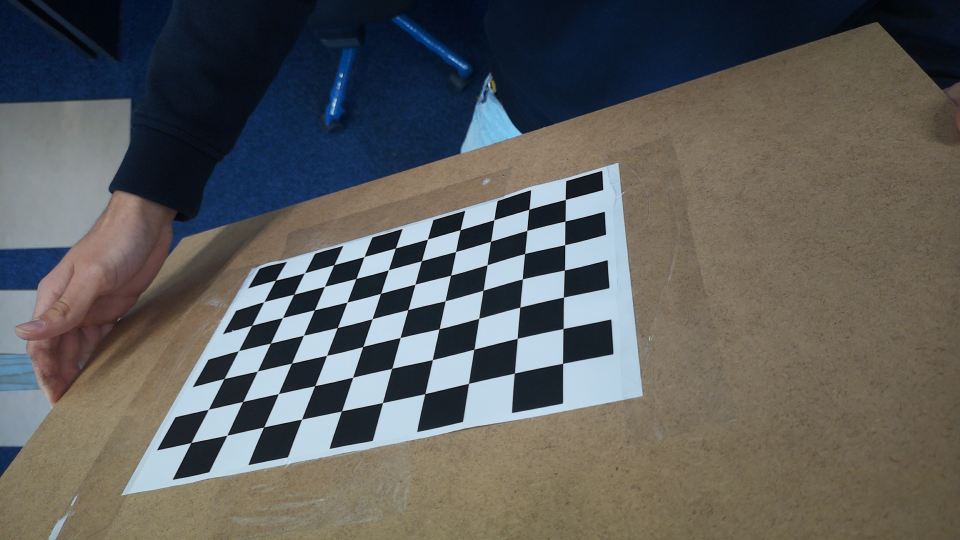
#> input picture camera_calibration/pictures/checkerboard_114.png, 1920 x 1080 px (shown at 1/2 size); its folder holds 4 pictures in this run
$ python calibrate.py
#> lines starting #> are read from the running program, lines starting #| are printed output that depends on the picture
import matplotlib
matplotlib.use('Agg')

import matplotlib.pyplot as plt
import matplotlib.image as mpimg
import numpy as np
import glob
import cv2
import pickle


def Calibrate():
    # Number of object points
    num_intersections_in_x = 10
    num_intersections_in_y = 7

    # Size of square in meters
    square_size = 0.025

    # Arrays to store 3D points and 2D image points
    obj_points = []
    img_points = []

    # Prepare expected object 3D object points (0,0,0), (1,0,0) ...
    object_points = np.zeros((7*10,3), np.float32)
    object_points[:,:2] = np.mgrid[0:10, 0:7].T.reshape(-1,2)
    object_points = object_points*square_size

    fnames = glob.glob('/home/matijasukovic/projects/WatchedOlives/camera_calibration/pictures/'+'*.'+'png')


    for fname in fnames:
        img = cv2.imread(fname)
#> img is the input picture: shape (1080, 1920, 3); mean B, G, R 92.3, 94.2, 93.9
        img_size = (img.shape[1], img.shape[0])
#> img_size = (1920, 1080)
        gray_scale = cv2.cvtColor(img, cv2.COLOR_BGR2GRAY)
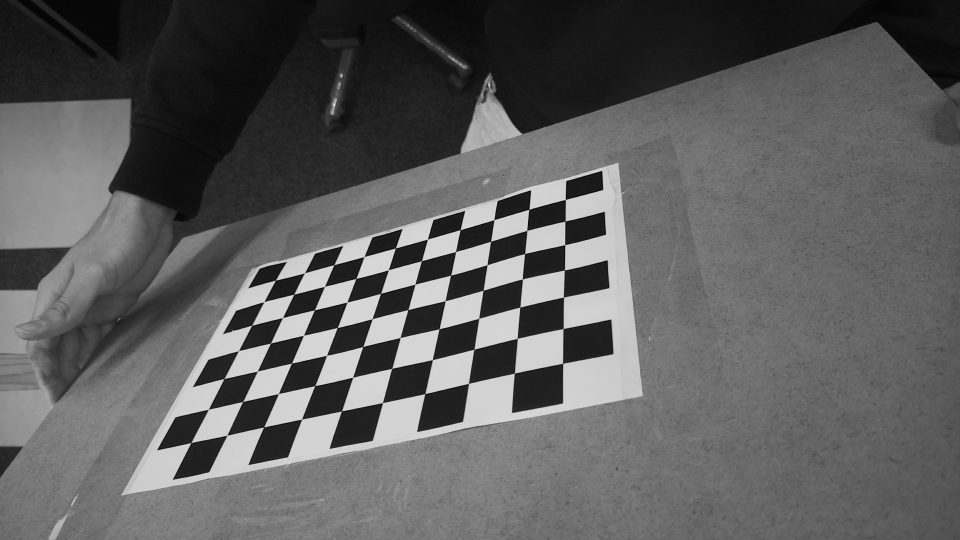
#> gray_scale: shape (1080, 1920) (shown at 1/2 size); min 0, max 231, mean 93.9

        # Find chess board corners
        ret, corners = cv2.findChessboardCorners(gray_scale, (num_intersections_in_x, num_intersections_in_y), None)
#> ret = True; corners = 70 rows, first 8: [551.5, 560.9], [609.7, 546.1], [668.4, 530], [728.5, 513.8], [791, 496.5], [855.2, 478.8], [920.6, 460], [988.3, 439.9]

        if ret:
            obj_points.append(object_points)
            img_points.append(corners)

            # Draw the corners
            drawn_img = cv2.drawChessboardCorners(img, (10,7), corners, ret)
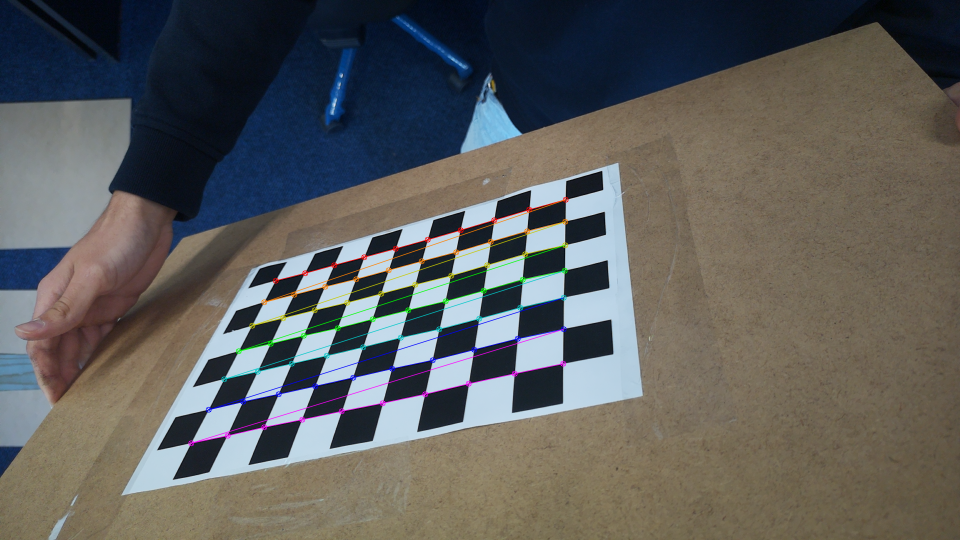
#> drawn_img: shape (1080, 1920, 3) (shown at 1/2 size); mean B, G, R 92.1, 94.1, 94.1
#> pass 2 of the loop in Calibrate, `for fname in fnames:`:
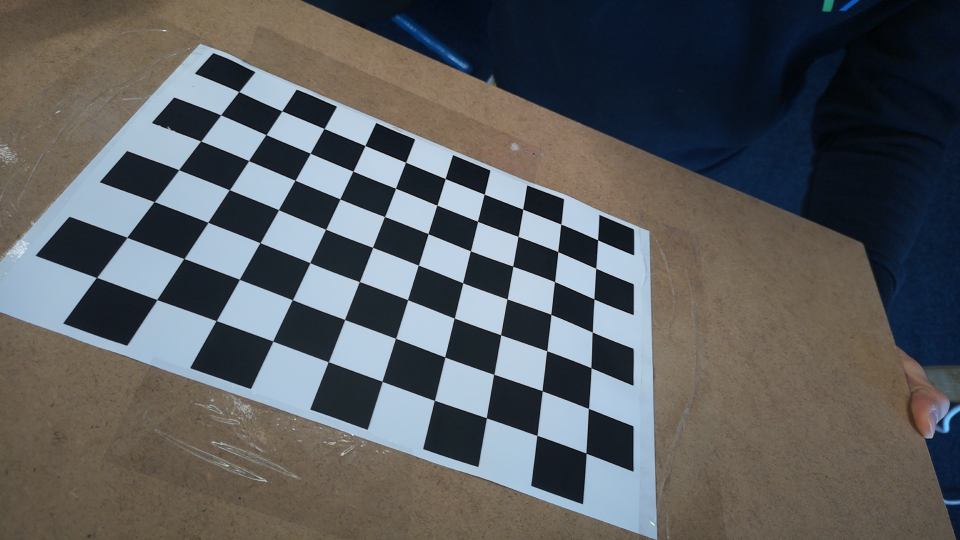
#> input picture camera_calibration/pictures/checkerboard_116.png, 1920 x 1080 px (shown at 1/2 size)
#> in Calibrate, img is the input picture: shape (1080, 1920, 3); mean B, G, R 94.3, 92.5, 90.3
#> in Calibrate, `gray_scale = cv2.cvtColor(img, cv2.COLOR_BGR2GRAY)`:
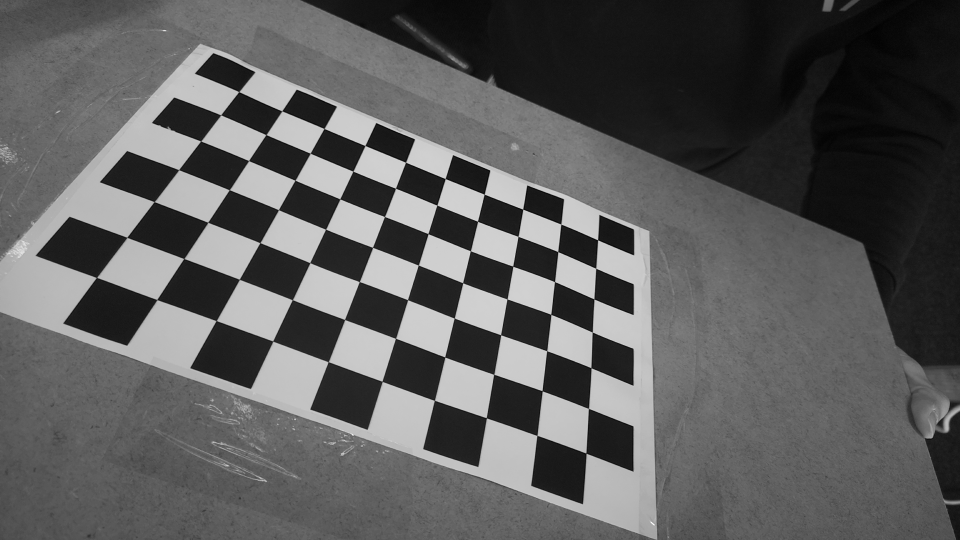
#> gray_scale: shape (1080, 1920) (shown at 1/2 size); min 0, max 255, mean 92
#> corners = 70 rows, first 8: [478.3, 184], [564.4, 222.4], [648.6, 257.4], [730.3, 291.6], [811.5, 325.1], [890.7, 357.7], [968.7, 388.8], [1046, 418.8]
#> in Calibrate, `drawn_img = cv2.drawChessboardCorners(img, (10,7), corners, ret)`:
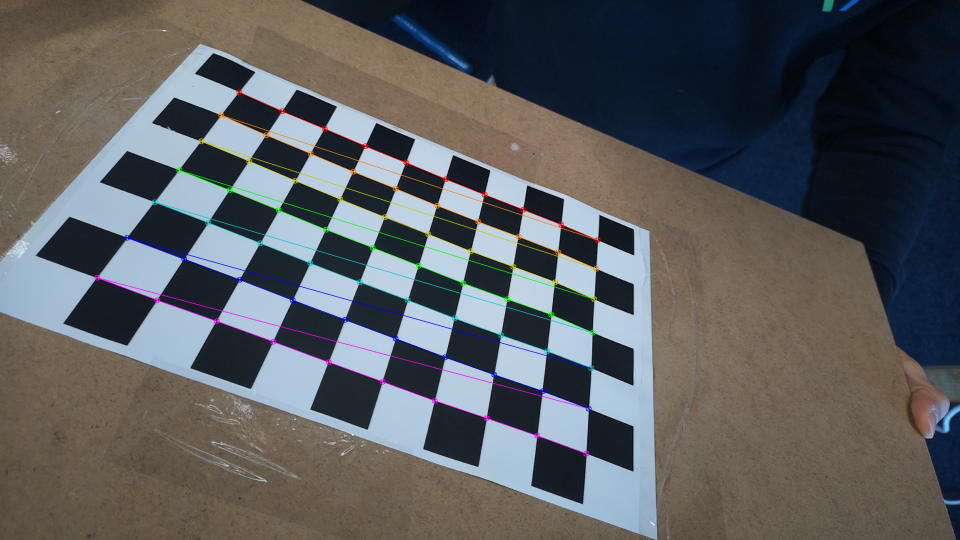
#> drawn_img: shape (1080, 1920, 3) (shown at 1/2 size); mean B, G, R 94.2, 92.4, 90.6
#> pass 3 of the loop in Calibrate, `for fname in fnames:`:
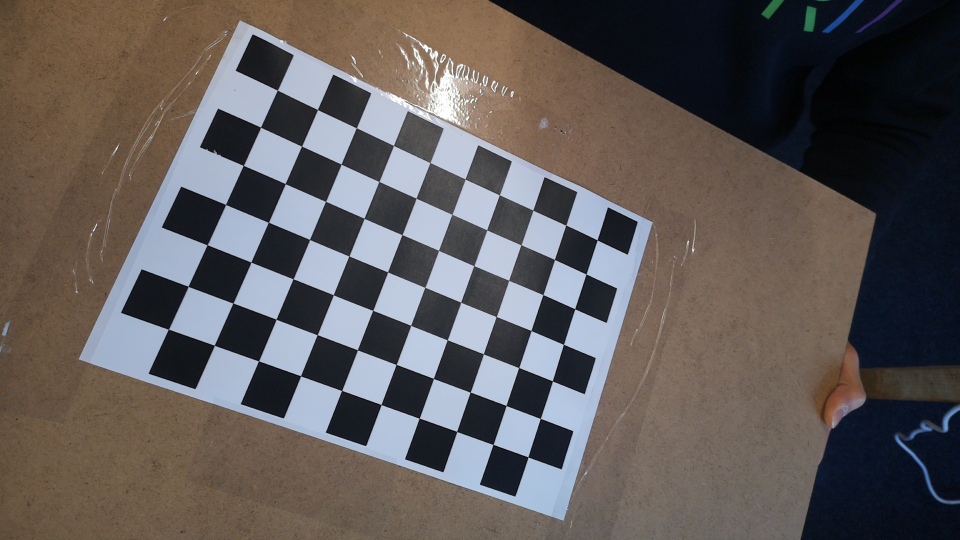
#> input picture camera_calibration/pictures/checkerboard_123.png, 1920 x 1080 px (shown at 1/2 size)
#> in Calibrate, img is the input picture: shape (1080, 1920, 3); mean B, G, R 88.5, 90, 95.6
#> in Calibrate, `gray_scale = cv2.cvtColor(img, cv2.COLOR_BGR2GRAY)`:
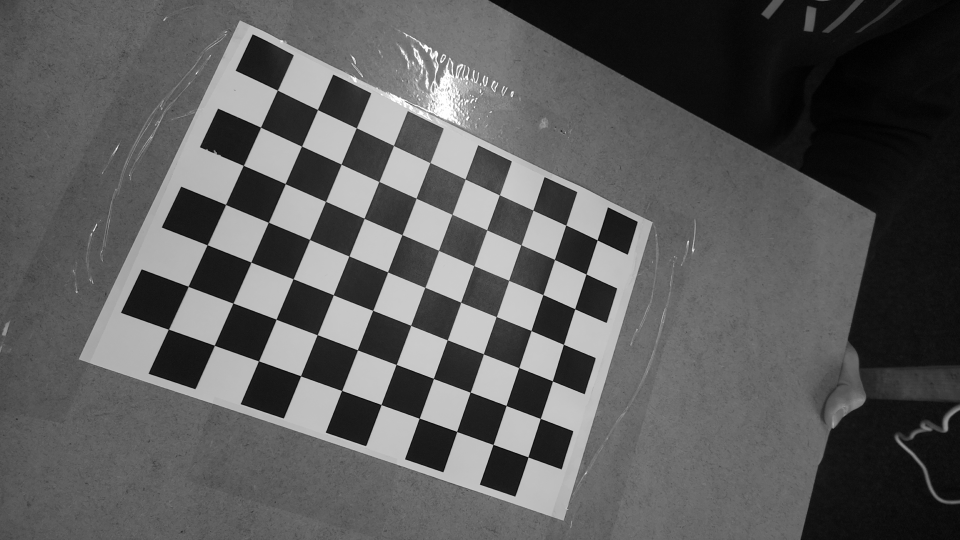
#> gray_scale: shape (1080, 1920) (shown at 1/2 size); min 0, max 255, mean 91.5
#> corners = 70 rows, first 8: [555.2, 180.7], [635.4, 219.6], [713, 256.1], [787.4, 291.4], [860.4, 325.7], [930.6, 358.5], [999.3, 390.2], [1066.4, 420.8]
#> in Calibrate, `drawn_img = cv2.drawChessboardCorners(img, (10,7), corners, ret)`:
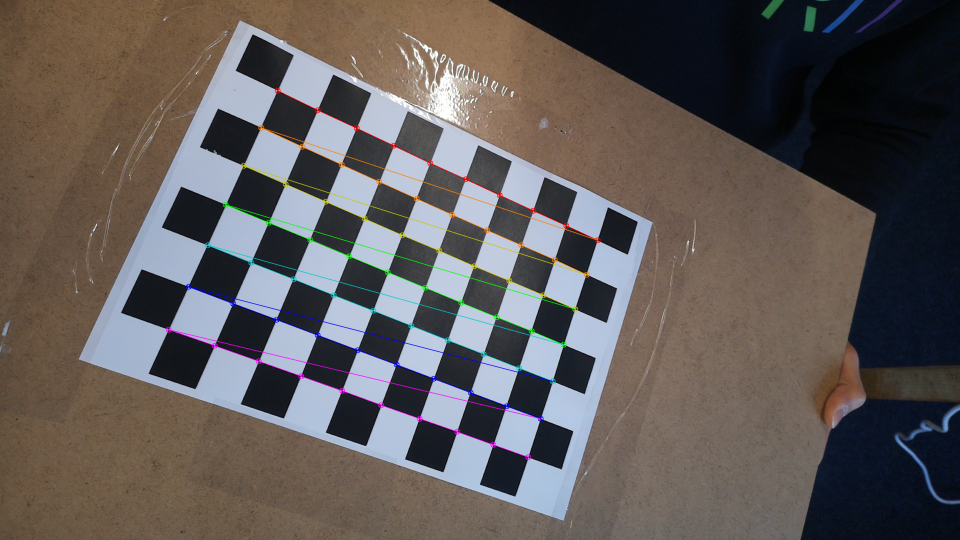
#> drawn_img: shape (1080, 1920, 3) (shown at 1/2 size); mean B, G, R 88.4, 90, 95.8
#> the loop made 4 passes; the first 3 are shown
            # [5 lines of commented-out code are left out]

    ret, mtx, dist, rvecs, tvecs = cv2.calibrateCamera(obj_points, img_points, img_size, None, None)

#> (the run stopped early here; a loop or call above may not have finished)
